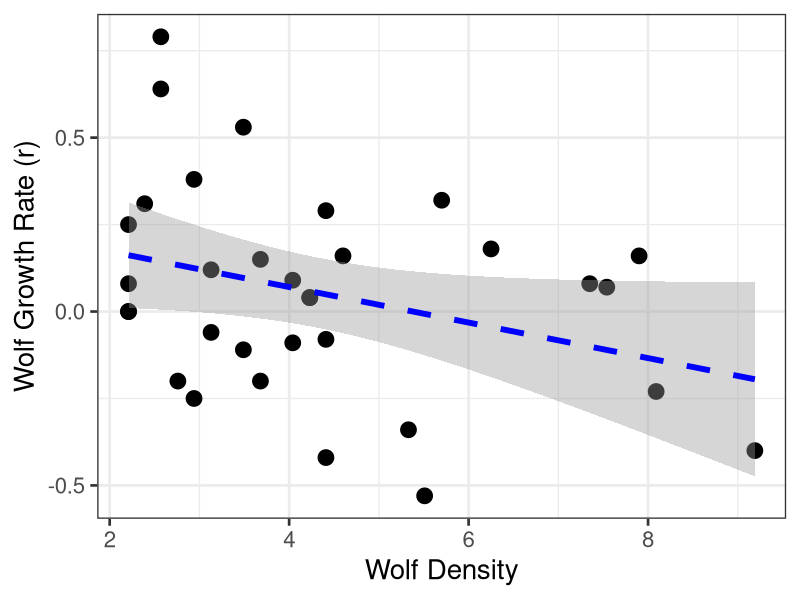

Reproduce this figure in R.
################
#Intro to R
#ESSS4001
#1/28/2021
###############

#Basic Mathematical Operations

1+1
2+2

b= 2+2
b

c <- 2+2 #### <- and = are same 
c

sum(2,2,4,7,10)

a = sum(2,2)


k=prod(4,2)  #Multiply
k
8^6
sqrt(10)#squareroot

x = c(1,2,3)   #c() is the concatenate function
x
mean(x) #mean function is the same as the average
sd(x) #standard deviation
xx = seq(0,25, by = 5)  #sequence function
xx
str(xx)  #str() function allows to examine the structure of an object
mean(xx)
sd(xx)



###############
#different formating of elements
################

k = c(6,4,2)
str(k)

m = c("a", "b", "c")  #character structure
m
str(m)

list(1, "A", 6)
list(1,3,2)

g = list("sally", "bill", "jim")
str(g)
g[[2]]

setwd("h:\\ESS4001")
wolf = read.csv("wolf.csv", head=TRUE)

head(wolf)

length(wolf[,1])
dim(wolf)    ####gives us sample size
class(wolf)

install.packages("ggplot2")  # install the package
library(ggplot2)

p1 = ggplot(data = wolf, mapping = aes(x = wolf.D, y = wolf.r)) + 
	geom_point(size = 5) + 
	geom_smooth(method=lm, se=TRUE, linetype="dashed", 	color="blue", size=2) +
	theme_bw(base_size=20) +
	labs (x = "Wolf Density", y = "Wolf Growth Rate (r)")
p1 